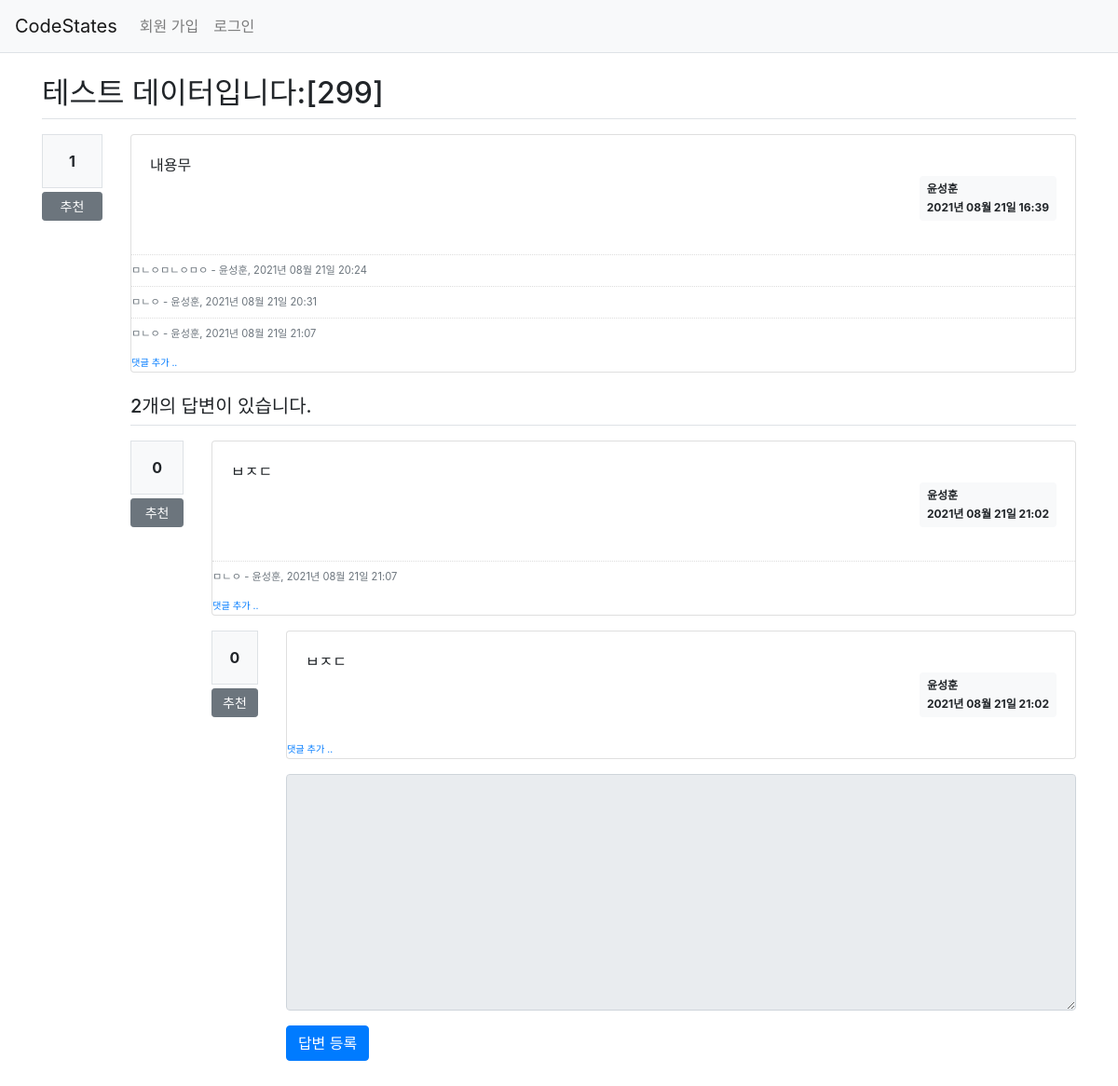
The app's page /question/detail/304/, older data.
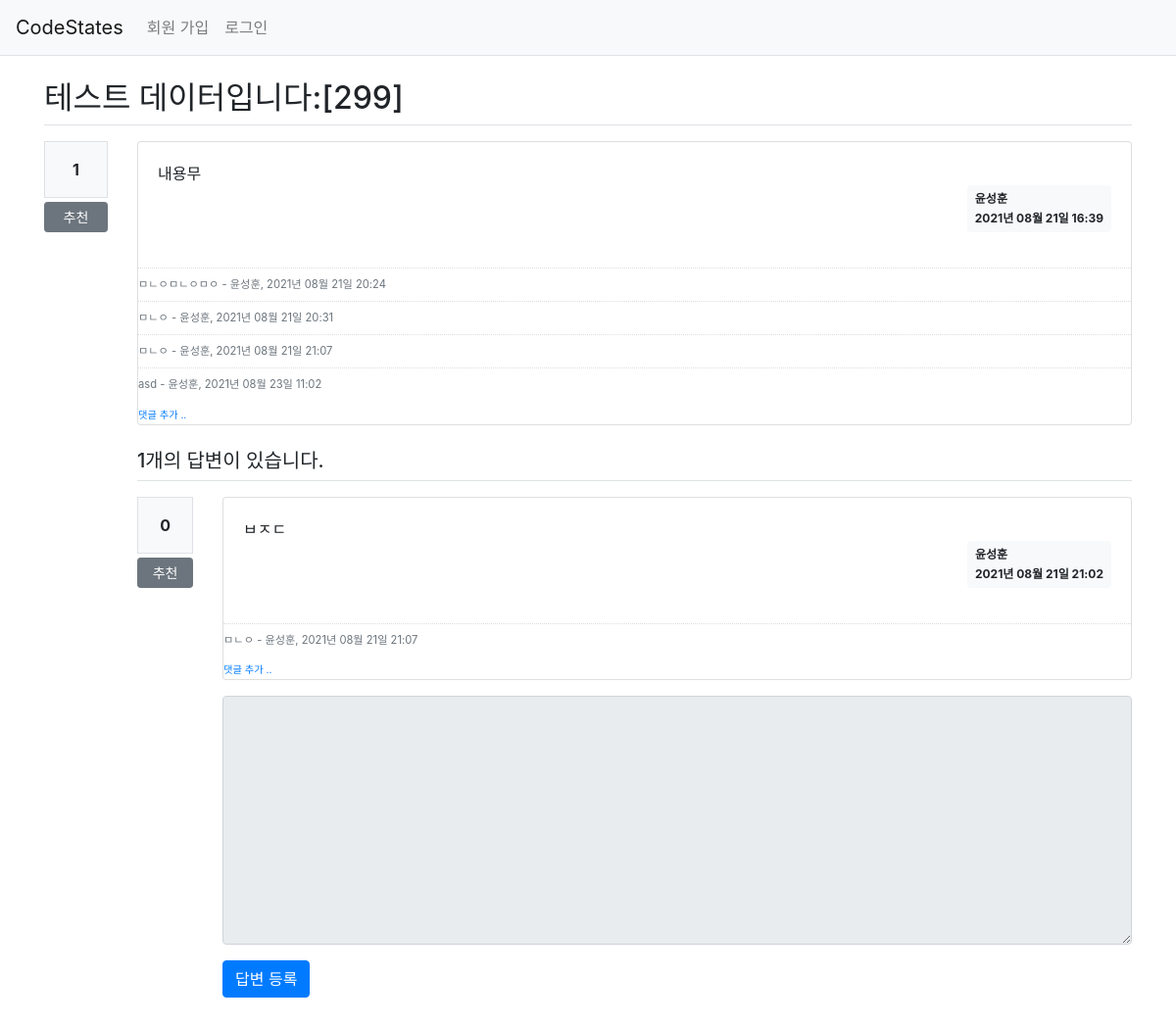
The same page, newer data.
### app/models.py (models this page shows)
class Question(db.Model): # Question 모델 생성, 기본 클래스 db.Model 상속
    id = db.Column(db.Integer, primary_key=True) # 고유 번호, 기본키 설정
    subject = db.Column(db.String(200), nullable=False) # 제목 db.String() 글자 수 제한
    content = db.Column(db.Text(), nullable=False) # 내용 db.Text() 글자 수 제한 x
    create_date = db.Column(db.DateTime(), nullable=False) # 작성 일시
    user_id = db.Column(db.Integer, db.ForeignKey('user.id', ondelete='CASCADE'), nullable=False)
    user = db.relationship('User', backref=db.backref('question_set'))
    modify_date = db.Column(db.DateTime(), nullable=True)
    voter = db.relationship('User', secondary=question_voter, backref=db.backref('question_voter_set'))

class User(db.Model):
    id = db.Column(db.Integer, primary_key=True)
    username = db.Column(db.String(150), unique=True, nullable=False)
    password = db.Column(db.String(200), nullable=False)
    email = db.Column(db.String(120), unique=True, nullable=False)

class Comment(db.Model):
    id = db.Column(db.Integer, primary_key=True)
    user_id = db.Column(db.Integer, db.ForeignKey('user.id', ondelete='CASCADE'), nullable=False)
    user = db.relationship('User', backref=db.backref('comment_set'))
    content = db.Column(db.Text(), nullable=False)
    create_date = db.Column(db.DateTime(), nullable=False)
    modify_date = db.Column(db.DateTime())
    question_id = db.Column(db.Integer, db.ForeignKey('question.id', ondelete='CASCADE'), nullable=True)
    question = db.relationship('Question', backref=db.backref('comment_set'))
    answer_id = db.Column(db.Integer, db.ForeignKey('answer.id', ondelete='CASCADE'), nullable=True)
    answer = db.relationship('Answer', backref=db.backref('comment_set'))

class Answer(db.Model): # Answer 모델 생성, 기본 클래스 db.Model 상속
    id = db.Column(db.Integer, primary_key=True) # 고유 번호, 기본 키 설정
    question_id = db.Column(db.Integer, db.ForeignKey('question.id', ondelete='CASCADE')) # db.ForeignKey 사용하여 Question 모델과 연결, ondelete='CASCADE' 삭제 연동 설정, 질문 삭제 시 질문에 달린 답변도 함께 삭제
    question = db.relationship('Question', backref=db.backref('answer_set')) # db.relationship으로 관계 설정, 첫 번째 값 참조할 모델명, 두 번째는 역참조 설정, 질문에서 답변을 거꾸로 참조하는 것을 의미
    content = db.Column(db.Text(), nullable=False) # 내용 db.Text() 글자 수 제한 x
    create_date = db.Column(db.DateTime(), nullable=False) # 작성 일시
    user_id = db.Column(db.Integer, db.ForeignKey('user.id', ondelete='CASCADE'), nullable=False)
    user = db.relationship('User', backref=db.backref('answer_set'))
    modify_date = db.Column(db.DateTime(), nullable=True)
    voter = db.relationship('User', secondary=answer_voter, backref=db.backref('answer_voter_set'))

### app/views/question_views.py (the view)
@bp.route('/detail/<int:question_id>/') # 질문 상세 화면
def detail(question_id):
    form = AnswerForm()
    question = Question.query.get_or_404(question_id)
    return render_template('question/question_detail.html', question=question, form=form)

### app/forms.py
class AnswerForm(FlaskForm):
    content = TextAreaField('내용', validators=[DataRequired('내용은 필수 입력 항목입니다.')])

### app/filter.py (called while the page is built)
def format_datetime(value, fmt='%Y년 %m월 %d일 %H:%M'):
        return value.strftime(fmt)

### app/views/auth_views.py (called while the page is built)
@bp.before_app_request
def load_logged_in_user():
    user_id = session.get('user_id')
    if user_id is None:
        g.user = None
    else:
        g.user = User.query.get(user_id)

### app/templates/question/question_detail.html (shortened to what this page needs)
{% extends 'base.html' %}
{% block content %}
<div class="container my-3">
	<h2 class="border-bottom py-2">{{ question.subject }}</h2>
	<div class="row my-3">
    <div class="col-1">
        <div class="bg-light text-center p-3 border font-weight-bolder mb-1">{{ question.voter|length }}</div>
        <a href="#" data-uri="{{ url_for('vote.question', question_id=question.id) }}"
            class="recommend btn btn-sm btn-secondary btn-block my-1">추천</a>
        </div>
        <div class="col-11">
        <div class="card">
		<div class="card-body">
			<div class="card-text" style="white-space: pre-line;">{{ question.content }}</div>
			<div class="d-flex justify-content-end">
				<div class="badge badge-light p-2 text-left">
					<div class="mb-2">{{ question.user.username }}</div>
					{{ question.create_date | datetime }}
				</div>
			</div>
		</div>
		{% if question.comment_set|length > 0 %}
		<div class="mt-3">
			{% for comment in question.comment_set %}
			<div class="comment py-2 text-muted">
				<span style="white-space: pre-line;">{{ comment.content }}</span>
				<span>
					- {{ comment.user.username }}, {{ comment.create_date|datetime }}
				</span>
			</div>
			{% endfor %}
		</div>
		{% endif %}
		<div>
			<a href="{{ url_for('comment.create_question', question_id=question.id) }}"
      class="small"><small>댓글 추가 ..</small></a>
		</div>
	</div>
	<h5 class="border-bottom my-3 py-2">{{ question.answer_set|length }}개의 답변이 있습니다.</h5>
	{% for answer in question.answer_set %}
	<div class="row my-3">
    <div class="col-1">
        <div class="bg-light text-center p-3 border font-weight-bolder mb-1">{{ answer.voter|length }}</div>
        <a href="#" data-uri="{{ url_for('vote.answer', answer_id=answer.id) }}"
            class="recommend btn btn-sm btn-secondary btn-block my-1">추천</a>
    </div>
    <div class="col-11">
        <div class="card">
		<div class="card-body">
			<div class="card-text" style="white-space: pre-line;">{{ answer.content }}</div>
			<div class="d-flex justify-content-end">
				<div class="badge badge-light p-2 text-left">
					<div class="mb-2">{{ answer.user.username }} </div>
					{{ answer.create_date|datetime }}
				</div>
			</div>
		</div>
            {% if answer.comment_set|length > 0 %}
            <div class="mt-3">
            {% for comment in answer.comment_set %}
                <div class="comment py-2 text-muted">
                    <span style="white-space: pre-line;">{{ comment.content }}</span>
                    <span>
                        - {{ comment.user.username }}, {{ comment.create_date|datetime }}
                    </span>
                </div>
            {% endfor %}
            </div>
            {% endif %}
            <div>
                <a href="{{ url_for('comment.create_answer', answer_id=answer.id) }}"
                   class="small"><small>댓글 추가 ..</small></a>
            </div>
	</div>
	{% endfor %}
	<form action="{{ url_for('answer.create', question_id=question.id) }}" method="post" class="my-3">
		<div class="form-group">
			<textarea {% if not g.user %}disabled{% endif %} name="content" id="content" class="form-control" rows="10"></textarea>
		</div>
		<input type="submit" value="답변 등록" class="btn btn-primary">
	</form>
</div>
{% endblock %}

### app/templates/base.html (shortened to what this page needs)
<!doctype html>
<html lang="ko">
	<head>
		<link rel="stylesheet" href="{{ url_for('static', filename='bootstrap.min.css') }}">
		<link rel="stylesheet" href="{{ url_for('static', filename='style.css') }}">
	</head>
	<body>
		{% include "navbar.html" %}
		{% block content %}
		{% endblock %}
	</body>
</html>

### app/templates/navbar.html (shortened to what this page needs)
<nav class="navbar navbar-expand-lg navbar-light bg-light border-bottom">
	<a class="navbar-brand" href="{{ url_for('main.index') }}">CodeStates</a>
	<div class="collapse navbar-collapse flex-grow-0" id="navbarNav">
		{% if g.user %}
		<ul class="navbar-nav">
			<li class="nav-item ">
				<a class="nav-link" href="{{ url_for('auth.logout') }}">{{ g.user.username }} (로그아웃)</a>
			</li>
		</ul>
		{% else %}
		<ul class="navbar-nav">
			<li class="nav-item ">
				<a class="nav-link" href="{{ url_for('auth.signup') }}">회원 가입</a>
			</li>
			<li class="nav-item ">
				<a class="nav-link" href="{{ url_for('auth.login') }}">로그인</a>
			</li>
		</ul>
		{% endif %}
	</div>
</nav>

### app/static/style.css (style rules this page uses)
.comment { border-top:dotted 1px #ddd; font-size:0.7em; }

Row changes from the older to the newer data that the page shows:
removed Answer: voter|length "0", content "ㅂㅈㄷ", user.username "윤성훈", create_date "2021년 08월 21일 21:02"
added Comment: content "asd", user.username "윤성훈", create_date "2021년 08월 23일 11:02", shown under "테스트 데이터입니다:[299]"
Text that changed along with them:
{{ question.answer_set|length }}: "2" → "1"
